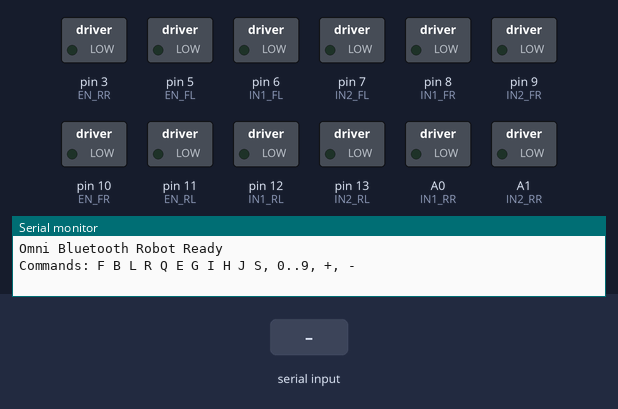
This sketch was run on a simulated Arduino Uno, built with avr-gcc and run on an emulated ATmega328P. On the bench: switched loads named in the sketch (green lamp = pin HIGH), the last lines printed to the serial monitor. The inputs (shaded band) are chosen by the test bench.

Above: at 1.2 s.
1.3 s: "F90\n" received over Serial
At 2.3 s:
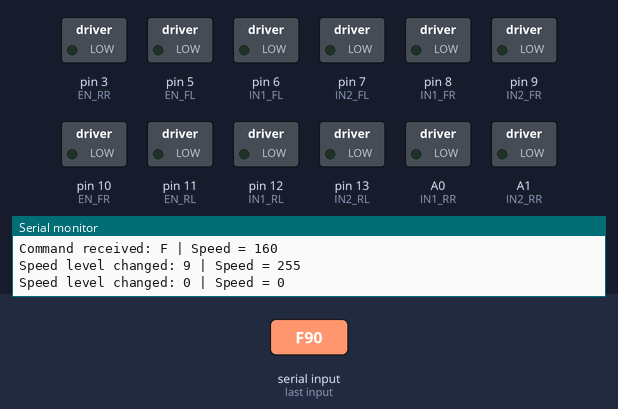
2.8 s: byte 43 ('+') received over Serial
At 4.0 s:
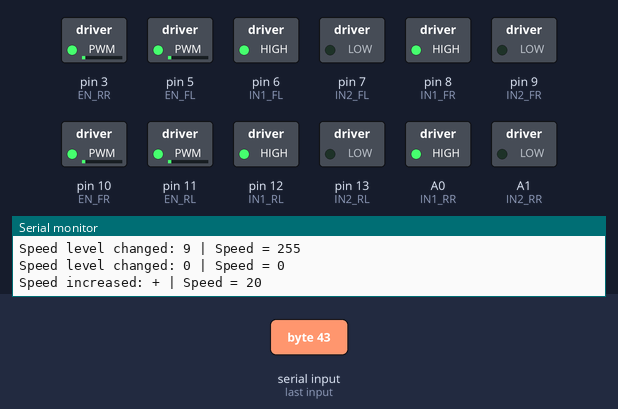
4.3 s: byte 66 ('B') received over Serial
At 5.4 s:
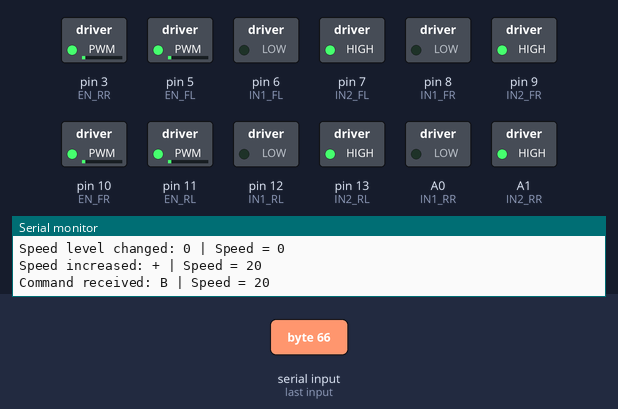
5.8 s: byte 76 ('L') received over Serial
At 6.5 s:
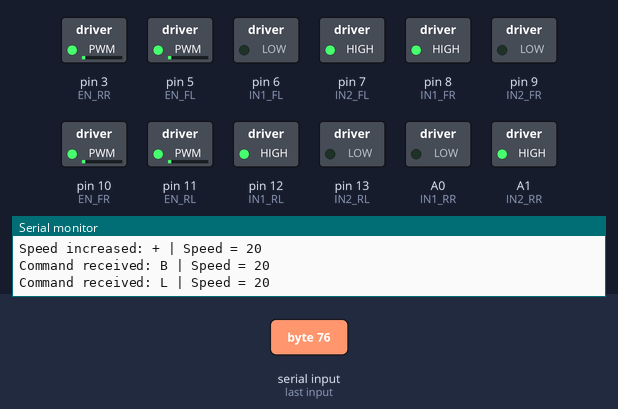
7.3 s: byte 82 ('R') received over Serial
At 7.7 s:
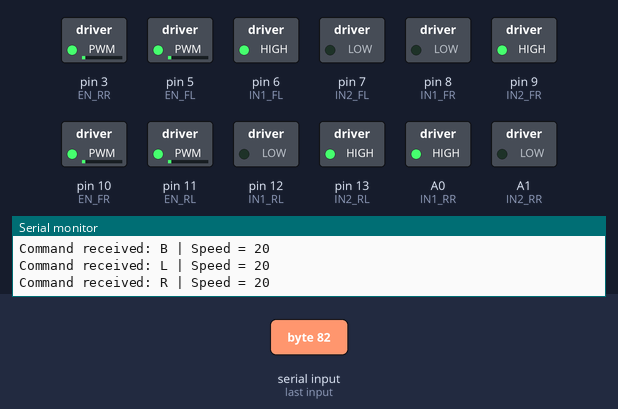
8.8 s: byte 81 ('Q') received over Serial
At 10.0 s:
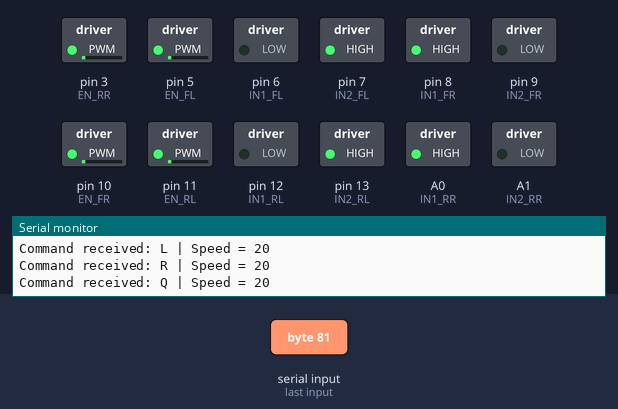
Timing chart, 0 to 11.3 s (numbered marks = the images above; inputs shaded):
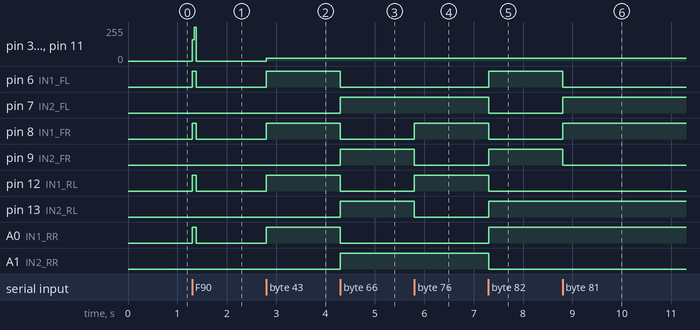

Measured:
- after the input at 1.3 s, pin 3 (EN_RR), pin 5 (EN_FL), pin 10 (EN_FR), pin 11 (EN_RL): 0/255 → 160/255 at once, → 255/255 0.04 s later, → 0/255 0.04 s later; pin 6 (IN1_FL), pin 8 (IN1_FR), pin 12 (IN1_RL), A0 (IN1_RR): LOW → HIGH at once, → LOW 0.08 s later
- after the input at 2.8 s, pin 3 (EN_RR), pin 5 (EN_FL), pin 10 (EN_FR), pin 11 (EN_RL): 0/255 → 20/255 at once; pin 6 (IN1_FL), pin 8 (IN1_FR), pin 12 (IN1_RL), A0 (IN1_RR): LOW → HIGH at once
- after the input at 4.3 s, pin 6 (IN1_FL), pin 8 (IN1_FR), pin 12 (IN1_RL), A0 (IN1_RR): HIGH → LOW at once; pin 7 (IN2_FL), pin 9 (IN2_FR), pin 13 (IN2_RL), A1 (IN2_RR): LOW → HIGH at once
- after the input at 5.8 s, pin 8 (IN1_FR), pin 12 (IN1_RL): LOW → HIGH at once; pin 9 (IN2_FR), pin 13 (IN2_RL): HIGH → LOW at once
- after the input at 7.3 s, pin 6 (IN1_FL), pin 9 (IN2_FR), pin 13 (IN2_RL), A0 (IN1_RR): LOW → HIGH at once; pin 7 (IN2_FL), pin 8 (IN1_FR), pin 12 (IN1_RL), A1 (IN2_RR): HIGH → LOW at once
- after the input at 8.8 s, pin 6 (IN1_FL), pin 9 (IN2_FR): HIGH → LOW at once; pin 7 (IN2_FL), pin 8 (IN1_FR): LOW → HIGH at once

The sketch:

OmniBluetoothControl.ino
```cpp
#include <SoftwareSerial.h>

/*
  4-Omni / Mecanum Wheel Bluetooth Control
  Board: Arduino UNO
  Bluetooth module: HC-05/HC-06

  Bluetooth wiring:
  BT TX  -> Arduino D2  (SoftwareSerial RX)
  BT RX  -> Arduino D4  (SoftwareSerial TX) through voltage divider is recommended
  BT VCC -> 5V
  BT GND -> GND

  Commands from Bluetooth terminal:
  F = Forward
  B = Backward
  L = Move Left / Strafe Left
  R = Move Right / Strafe Right
  Q = Rotate Left / Counter-clockwise
  E = Rotate Right / Clockwise
  G = Forward-Left diagonal
  I = Forward-Right diagonal
  H = Backward-Left diagonal
  J = Backward-Right diagonal
  S = Stop
  0..9 = Speed level, 0 stop, 9 max
  + = Increase speed
  - = Decrease speed
*/

#include <SoftwareSerial.h>
SoftwareSerial BT(2, 4); // RX, TX

// --------- Motor pin mapping ---------
// Each motor uses: EN(PWM), IN1, IN2
// Front Left (FL)
const int EN_FL  = 5;   // PWM
const int IN1_FL = 6;
const int IN2_FL = 7;

// Front Right (FR)
const int EN_FR  = 10;  // PWM
const int IN1_FR = 8;
const int IN2_FR = 9;

// Rear Left (RL)
const int EN_RL  = 11;  // PWM
const int IN1_RL = 12;
const int IN2_RL = 13;

// Rear Right (RR)
const int EN_RR  = 3;   // PWM
const int IN1_RR = A0;
const int IN2_RR = A1;

// --------- Motor calibration ---------
// If one motor rotates opposite to the required direction, change its value from 1 to -1.
const int INV_FL = 1;
const int INV_FR = 1;
const int INV_RL = 1;
const int INV_RR = 1;

// Base speed: 0 to 255
int baseSpeed = 160;
const int MIN_SPEED = 70;
const int MAX_SPEED = 255;
const int SPEED_STEP = 20;

char lastCommand = 'S';

void setup() {
  pinMode(EN_FL, OUTPUT); pinMode(IN1_FL, OUTPUT); pinMode(IN2_FL, OUTPUT);
  pinMode(EN_FR, OUTPUT); pinMode(IN1_FR, OUTPUT); pinMode(IN2_FR, OUTPUT);
  pinMode(EN_RL, OUTPUT); pinMode(IN1_RL, OUTPUT); pinMode(IN2_RL, OUTPUT);
  pinMode(EN_RR, OUTPUT); pinMode(IN1_RR, OUTPUT); pinMode(IN2_RR, OUTPUT);

  stopRobot();

  Serial.begin(9600);
  BT.begin(9600);

  Serial.println("Omni Bluetooth Robot Ready");
  Serial.println("Commands: F B L R Q E G I H J S, 0..9, +, -");
  BT.println("Omni Bluetooth Robot Ready");
}

void loop() {
  if (BT.available()) {
    char cmd = BT.read();
    handleCommand(cmd);
  }

  // Optional: send commands from Serial Monitor too
  if (Serial.available()) {
    char cmd = Serial.read();
    handleCommand(cmd);
  }
}

void handleCommand(char cmd) {
  if (cmd == '\n' || cmd == '\r' || cmd == ' ') return;

  cmd = toupper(cmd);

  if (cmd >= '0' && cmd <= '9') {
    int level = cmd - '0';
    if (level == 0) {
      baseSpeed = 0;
      stopRobot();
    } else {
      baseSpeed = map(level, 1, 9, MIN_SPEED, MAX_SPEED);
      executeMove(lastCommand);
    }
    printStatus("Speed level changed", cmd);
    return;
  }

  if (cmd == '+') {
    baseSpeed += SPEED_STEP;
    if (baseSpeed > MAX_SPEED) baseSpeed = MAX_SPEED;
    executeMove(lastCommand);
    printStatus("Speed increased", cmd);
    return;
  }

  if (cmd == '-') {
    baseSpeed -= SPEED_STEP;
    if (baseSpeed < 0) baseSpeed = 0;
    executeMove(lastCommand);
    printStatus("Speed decreased", cmd);
    return;
  }

  executeMove(cmd);
  printStatus("Command received", cmd);
}

void executeMove(char cmd) {
  lastCommand = cmd;

  switch (cmd) {
    case 'F': // Forward
      driveOmni( 1,  1,  1,  1);
      break;

    case 'B': // Backward
      driveOmni(-1, -1, -1, -1);
      break;

    case 'L': // Strafe Left
      driveOmni(-1,  1,  1, -1);
      break;

    case 'R': // Strafe Right
      driveOmni( 1, -1, -1,  1);
      break;

    case 'Q': // Rotate Left / Counter-clockwise
      driveOmni(-1,  1, -1,  1);
      break;

    case 'E': // Rotate Right / Clockwise
      driveOmni( 1, -1,  1, -1);
      break;

    case 'G': // Forward-Left diagonal
      driveOmni( 0,  1,  1,  0);
      break;

    case 'I': // Forward-Right diagonal
      driveOmni( 1,  0,  0,  1);
      break;

    case 'H': // Backward-Left diagonal
      driveOmni(-1,  0,  0, -1);
      break;

    case 'J': // Backward-Right diagonal
      driveOmni( 0, -1, -1,  0);
      break;

    case 'S': // Stop
    default:
      stopRobot();
      lastCommand = 'S';
      break;
  }
}

void driveOmni(int fl, int fr, int rl, int rr) {
  setMotor(EN_FL, IN1_FL, IN2_FL, fl * INV_FL, baseSpeed);
  setMotor(EN_FR, IN1_FR, IN2_FR, fr * INV_FR, baseSpeed);
  setMotor(EN_RL, IN1_RL, IN2_RL, rl * INV_RL, baseSpeed);
  setMotor(EN_RR, IN1_RR, IN2_RR, rr * INV_RR, baseSpeed);
}

void setMotor(int enPin, int in1Pin, int in2Pin, int direction, int speedValue) {
  speedValue = constrain(speedValue, 0, 255);

  if (direction > 0 && speedValue > 0) {
    digitalWrite(in1Pin, HIGH);
    digitalWrite(in2Pin, LOW);
    analogWrite(enPin, speedValue);
  }
  else if (direction < 0 && speedValue > 0) {
    digitalWrite(in1Pin, LOW);
    digitalWrite(in2Pin, HIGH);
    analogWrite(enPin, speedValue);
  }
  else {
    digitalWrite(in1Pin, LOW);
    digitalWrite(in2Pin, LOW);
    analogWrite(enPin, 0);
  }
}

void stopRobot() {
  setMotor(EN_FL, IN1_FL, IN2_FL, 0, 0);
  setMotor(EN_FR, IN1_FR, IN2_FR, 0, 0);
  setMotor(EN_RL, IN1_RL, IN2_RL, 0, 0);
  setMotor(EN_RR, IN1_RR, IN2_RR, 0, 0);
}

void printStatus(const char *msg, char cmd) {
  Serial.print(msg);
  Serial.print(": ");
  Serial.print(cmd);
  Serial.print(" | Speed = ");
  Serial.println(baseSpeed);

  BT.print(msg);
  BT.print(": ");
  BT.print(cmd);
  BT.print(" | Speed = ");
  BT.println(baseSpeed);
}
```
